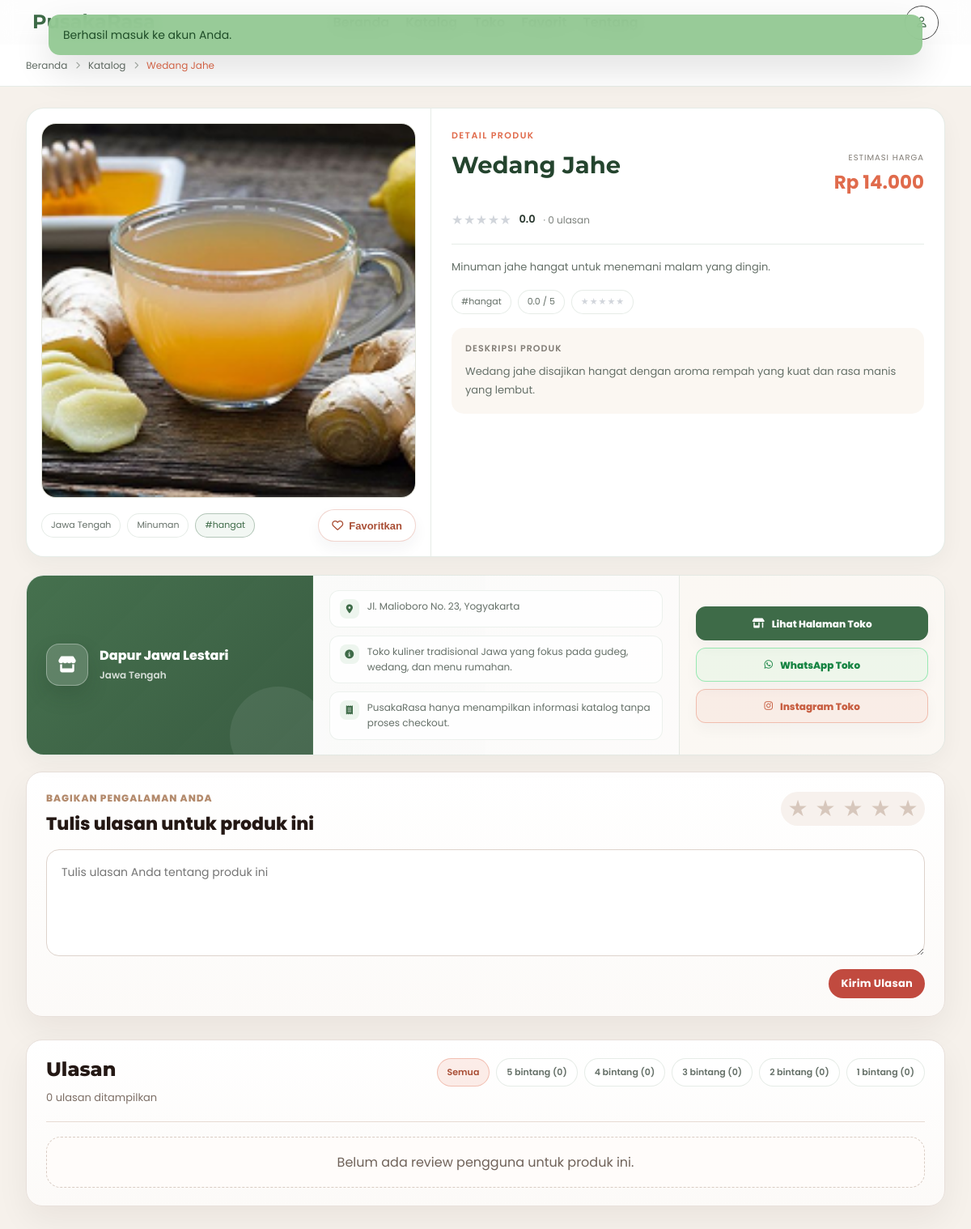
The page /product.php?slug=wedang-jahe (signed in) on the database its author committed.
### tables this page shows
CREATE TABLE IF NOT EXISTS products (
  id INT AUTO_INCREMENT PRIMARY KEY,
  store_id INT NOT NULL,
  name VARCHAR(120) NOT NULL,
  slug VARCHAR(140) NOT NULL UNIQUE,
  type ENUM('Makanan', 'Minuman') NOT NULL,
  region VARCHAR(120) NOT NULL,
  short_description TEXT NOT NULL,
  long_description TEXT NOT NULL,
  price_display VARCHAR(40) NOT NULL,
  rating DECIMAL(2,1) NOT NULL DEFAULT 0.0,
  review_count INT NOT NULL DEFAULT 0,
  tag_label VARCHAR(60) NOT NULL,
  image_path VARCHAR(255) NOT NULL,
  base_rating_total DECIMAL(10,2) NOT NULL DEFAULT 0,
  base_review_count INT NOT NULL DEFAULT 0,
  is_featured TINYINT(1) NOT NULL DEFAULT 0,
  is_active TINYINT(1) NOT NULL DEFAULT 1,
  created_at DATETIME NOT NULL,
  updated_at DATETIME NOT NULL,
  CONSTRAINT fk_products_store FOREIGN KEY (store_id) REFERENCES stores(id) ON DELETE CASCADE
);

CREATE TABLE IF NOT EXISTS product_images (
  id INT AUTO_INCREMENT PRIMARY KEY,
  product_id INT NOT NULL,
  image_path VARCHAR(255) NOT NULL,
  sort_order INT NOT NULL DEFAULT 0,
  created_at DATETIME NOT NULL,
  CONSTRAINT fk_product_images_product FOREIGN KEY (product_id) REFERENCES products(id) ON DELETE CASCADE
);

CREATE TABLE IF NOT EXISTS stores (
  id INT AUTO_INCREMENT PRIMARY KEY,
  name VARCHAR(120) NOT NULL,
  slug VARCHAR(140) NOT NULL UNIQUE,
  region VARCHAR(120) NOT NULL,
  address TEXT NOT NULL,
  whatsapp VARCHAR(30) NOT NULL,
  instagram VARCHAR(120) NOT NULL,
  description TEXT NOT NULL,
  operating_hours VARCHAR(500) NOT NULL DEFAULT 'Setiap hari, 08.00 - 21.00 WIB',
  cover_image VARCHAR(255) NOT NULL,
  is_open TINYINT(1) NOT NULL DEFAULT 1,
  is_active TINYINT(1) NOT NULL DEFAULT 1,
  created_at DATETIME NOT NULL,
  updated_at DATETIME NOT NULL
);

### config/database.php (called while the page is built, shortened)
<?php
function db(): PDO
{
    static $pdo = null;
    if ($pdo instanceof PDO) {
        return $pdo;
    }
    $host = '127.0.0.1';
    $port = 3306;
    $database = 'pusakarasa';
    $username = 'root';
    $password = '';
    $dsn = sprintf('mysql:host=%s;port=%d;dbname=%s;charset=utf8mb4', $host, $port, $database);
    $pdo = new PDO($dsn, $username, $password, [
        PDO::ATTR_ERRMODE => PDO::ERRMODE_EXCEPTION,
        PDO::ATTR_DEFAULT_FETCH_MODE => PDO::FETCH_ASSOC,
    ]);
    return $pdo;
}

### product.php (the view, shortened to what this page needs)
<?php
require_once __DIR__ . '/includes/bootstrap.php';
$slug = trim($_GET['slug'] ?? '');
$product = $slug !== '' ? find_product_by_slug($slug) : null;
$reviews = find_reviews_by_product((int) $product['id']);
$productImages = product_image_paths($product);
render_layout($product['name'], function (?array $user = null) use ($product, $reviews, $productImages): void {
    $galleryImages = array_map(static fn(string $path): string => base_path($path), $productImages);
    $galleryJson = json_encode($galleryImages, JSON_HEX_TAG | JSON_HEX_APOS | JSON_HEX_AMP | JSON_HEX_QUOT) ?: '[]';
    $reviewRatingCounts = array_fill(1, 5, 0);
    ?>
    <div class="dp-wrap">
      <div class="dp-breadcrumb">
        <a href="<?= e(base_path('index.php')) ?>">Beranda</a>
        <i class="fa-solid fa-chevron-right" aria-hidden="true"></i>
        <a href="<?= e(base_path('katalog.php')) ?>">Katalog</a>
        <i class="fa-solid fa-chevron-right" aria-hidden="true"></i>
        <span><?= e($product['name']) ?></span>
      </div>
      <div class="dp-main">
        <div class="dp-product-panel">
          <div class="dp-img-panel">
            <div class="dp-img-box dp-gallery" data-product-gallery data-images="<?= e($galleryJson) ?>">
              <img data-gallery-image src="<?= e($galleryImages[0] ?? base_path($product['image_path'])) ?>" alt="<?= e($product['name']) ?>" />
            </div>
            <div class="dp-img-meta">
              <div class="dp-img-tags">
                <span class="dp-chip"><?= e($product['region']) ?></span>
                <span class="dp-chip"><?= e($product['type']) ?></span>
                <span class="dp-chip green"><?= e($product['tag_label']) ?></span>
              </div>
              <button class="fav-btn dp-fav-btn" type="button" data-id="<?= e(favorite_product_id($product)) ?>" data-legacy-id="<?= e(favorite_product_legacy_id($product)) ?>" aria-label="Simpan ke favorit" aria-pressed="false">
                <i class="fa-regular fa-heart" aria-hidden="true"></i>
                <span>Favoritkan</span>
              </button>
            </div>
          </div>
          <div class="dp-info-panel">
            <div class="dp-eyebrow">Detail Produk</div>
            <div class="dp-product-header">
              <div>
                <div class="dp-product-name"><?= e($product['name']) ?></div>
              </div>
              <div class="dp-price-box">
                <div class="dp-price-label">Estimasi Harga</div>
                <div class="dp-price"><?= e(rupiah($product['price_display'])) ?></div>
              </div>
            </div>
            <div class="dp-rating-row">
              <span class="dp-stars"><?= rating_stars_html((float) $product['rating']) ?></span>
              <span class="dp-rating-val"><?= e(number_format((float) $product['rating'], 1)) ?></span>
              <span class="dp-rating-count">· <?= e(number_short((int) $product['review_count'])) ?> ulasan</span>
            </div>
            <p class="dp-desc"><?= e($product['short_description']) ?></p>
            <div class="dp-chips-row">
              <span class="dp-chip"><?= e($product['tag_label']) ?></span>
              <span class="dp-chip"><?= e(number_format((float) $product['rating'], 1)) ?> / 5</span>
              <span class="dp-chip"><?= rating_stars_html((float) $product['rating']) ?></span>
            </div>
            <div class="dp-history">
              <div class="dp-history-title">Deskripsi produk</div>
              <p class="dp-history-text"><?= e($product['long_description']) ?></p>
            </div>
          </div>
        </div>
        <div class="dp-store-card">
          <div class="dp-store-header">
            <div class="dp-store-avatar"><i class="fa-solid fa-store" aria-hidden="true"></i></div>
            <div>
              <div class="dp-store-name"><?= e($product['store_name']) ?></div>
              <div class="dp-store-region"><?= e($product['region']) ?></div>
            </div>
          </div>
          <div class="dp-store-body">
            <div class="dp-store-row">
              <i class="fa-solid fa-location-dot" aria-hidden="true"></i>
              <span><?= e($product['address']) ?></span>
            </div>
            <div class="dp-store-row">
              <i class="fa-solid fa-circle-info" aria-hidden="true"></i>
              <span><?= e($product['store_description']) ?></span>
            </div>
            <div class="dp-store-row">
              <i class="fa-solid fa-receipt" aria-hidden="true"></i>
              <span>PusakaRasa hanya menampilkan informasi katalog tanpa proses checkout.</span>
            </div>
          </div>
          <div class="dp-store-actions">
            <a href="<?= e(base_path('store.php?slug=' . $product['store_slug'])) ?>" class="dp-store-btn green"><i class="fa-solid fa-shop" aria-hidden="true"></i>Lihat Halaman Toko</a>
            <a href="https://wa.me/<?= e($product['whatsapp']) ?>" target="_blank" rel="noreferrer" class="dp-store-btn wa"><i class="fa-brands fa-whatsapp" aria-hidden="true"></i>WhatsApp Toko</a>
            <a href="https://instagram.com/<?= e(ltrim($product['instagram'], '@')) ?>" target="_blank" rel="noreferrer" class="dp-store-btn ig"><i class="fa-brands fa-instagram" aria-hidden="true"></i>Instagram Toko</a>
          </div>
        </div>
      </div>
      <div class="dp-review-section reviews">
        <div class="dp-review-grid">
          <div class="dp-review-form review-form">
            <form method="post">
              <div class="review-compose">
                <div class="review-compose__top">
                  <div class="dp-review-form-copy">
                    <p class="review-compose__eyebrow">Bagikan pengalaman Anda</p>
                    <h3 class="review-compose__title">Tulis ulasan untuk produk ini</h3>
                  </div>
                  <div class="dp-review-rating-control star-picker star-rating-field dp-star-row" data-selected="0" aria-label="Pilih rating bintang">
                    <?php for ($star = 5; $star >= 1; $star--): ?>
                      <label class="star-picker__button star-rating-option dp-star-option" data-value="<?= e((string) $star) ?>" aria-label="<?= e((string) $star) ?> bintang">
                        <span class="star-icon dp-star">★</span>
                      </label>
                    <?php endfor; ?>
                  </div>
                </div>
                <textarea class="input-review dp-review-textarea" name="review_text" placeholder="Tulis ulasan Anda tentang produk ini" required></textarea>
                <div class="review-compose__footer">
                  <button type="submit" class="btn-submit dp-submit-btn">Kirim Ulasan</button>
                </div>
              </div>
            </form>
          </div>
          <div class="review-list-panel">
            <div class="dp-review-header">
              <div class="dp-review-heading-copy">
                <h2 class="dp-review-title">Ulasan</h2>
                <span class="dp-review-count"><?= e(number_format(count($reviews))) ?> ulasan ditampilkan</span>
              </div>
              <div class="dp-review-filters" data-review-filters aria-label="Filter ulasan berdasarkan rating">
                <button class="dp-review-filter active" type="button" data-review-filter="all">Semua</button>
                <?php for ($filterStar = 5; $filterStar >= 1; $filterStar--): ?>
                  <button class="dp-review-filter" type="button" data-review-filter="<?= e((string) $filterStar) ?>"><?= e((string) $filterStar) ?> bintang (<?= e(number_format($reviewRatingCounts[$filterStar] ?? 0)) ?>)</button>
                <?php endfor; ?>
              </div>
            </div>
            <div class="dp-reviews-list review-list">
              <?php if (!$reviews): ?>
                <div class="review-empty empty-state">Belum ada review pengguna untuk produk ini.</div>
              <?php endif; ?>
            </div>
          </div>
        </div>
      </div>
    </div>
    <?php
}, ['hide_footer' => true]);

### assets/css/variables.css (style rules this page uses)
:root { --color-primary: #e06b4c; --color-primary-dark: #c85f42; --color-primary-darker: #c9563e; --color-secondary: #3e6b48; --color-secondary-dark: #2f3e34; --color-green: #90c790; --color-green-dark: #7fbf7f; --color-yellow: #f2c94c; --color-orange: #d4956c; --color-beige: #b8b87c; --color-white: #ffffff; --color-off-white: #fdfcfb; --color-bg-light: #f9f5f0; --color-bg-gray: #f9f9f9; --color-bg-dark: #1f2a21; --color-text-primary: #333; --color-text-secondary: #555; --color-text-tertiary: #666; --color-text-light: #6b7280; --color-text-lighter: #9ca3af; --color-text-dark: #1f2937; --color-text-darker: #111827; --color-text-muted: #aaa; --color-text-white: #f2f2f2; --color-border-light: #f0f0f0; --color-border-gray: #e5e7eb; --color-border-medium: #ddd; --color-border-dark: #444; --color-border-rgba: rgba(0, 0, 0, 0.1); --color-border-rgba-medium: rgba(101, 93, 93, 0.2); --color-star: #f59e0b; --color-success: #00c853; --color-success-dark: #009b37; --color-info: #ff8a00; --color-info-dark: #d35400; --color-danger: #ff4f64; --color-danger-dark: #c61490; --gradient-hero: linear-gradient( 135deg, var(--color-primary) 0%, var(--color-orange) 30%, var(--color-beige) 60%, var(--color-green) 100% ); --gradient-border: linear-gradient( 270deg, var(--color-primary) 0%, #ff7b7b 50%, var(--color-green) 100% ); --gradient-button: rgba(62, 107, 72, 0.12); --gradient-button-hover: rgba(62, 107, 72, 0.18); --gradient-whatsapp: rgba(62, 107, 72, 0.12); --gradient-email: rgba(224, 107, 76, 0.12); --gradient-instagram: rgba(224, 107, 76, 0.12); --gradient-login-bg: linear-gradient( 159deg, rgba(224, 107, 76, 0.6) 0%, rgba(62, 107, 72, 0.6) 100% ); --shadow-sm: 0 2px 6px rgba(0, 0, 0, 0.1); --shadow-md: 0 4px 12px rgba(0, 0, 0, 0.1); --shadow-lg: 0 6px 12px rgba(0, 0, 0, 0.06); --shadow-xl: 0 8px 16px rgba(0, 0, 0, 0.12); --shadow-2xl: 0 8px 24px rgba(0, 0, 0, 0.3); --shadow-hero: 0 8px 16px rgba(0, 0, 0, 0.2); --shadow-text: 0 4px 12px rgba(0, 0, 0, 0.4); --shadow-text-strong: 0 4px 12px rgba(0, 0, 0, 0.8); --shadow-card: 0 10px 40px rgba(0, 0, 0, 0.2); --shadow-card-hover: 0 14px 50px rgba(0, 0, 0, 0.3); --shadow-login: 0 16px 40px rgba(0, 0, 0, 0.15); --opacity-overlay: 0.3; --opacity-blur: 0.55; --opacity-bg: 0.7; --opacity-bg-high: 0.9; --backdrop-blur: blur(10px); --backdrop-blur-strong: blur(35px); }

### assets/css/base.css (style rules this page uses)
* { margin: 0; padding: 0; box-sizing: border-box; }
html { scroll-behavior: smooth; }
body { font-family: "Poppins", sans-serif; background: var(--color-bg-light); color: var(--color-text-primary); line-height: 1.6; }
img { max-width: 100%; display: block; }
a { text-decoration: none; color: inherit; }

### assets/css/style.css (style rules this page uses)
* { margin: 0; padding: 0; box-sizing: border-box; }
body { font-family: "Poppins", sans-serif; background-color: #f9f9f9; overflow-x: hidden; }
.fav-btn { position: absolute; top: 12px; right: 12px; width: 40px; height: 40px; border: none; border-radius: 50%; background: rgba(255, 255, 255, 0.9); box-shadow: 0 6px 12px rgba(0, 0, 0, 0.06); cursor: pointer; transition: transform 0.2s ease; }
.fav-btn::before { content: "🤍"; font-size: 18px; display: block; text-align: center; line-height: 40px; }

### assets/css/app/detail-favorites.css (style rules this page uses)
.star-rating-field { display: inline-flex; flex-direction: row-reverse; gap: 8px; padding: 14px 16px; border-radius: 18px; background: linear-gradient(180deg, #fff, #fbf7f2); border: 1px solid rgba(62, 107, 72, 0.08); margin-top: 10px; }
.star-rating-option { position: relative; cursor: pointer; color: #d9d4ca; transition: transform 0.16s ease, color 0.16s ease; }
.star-rating-option .star-icon { display: block; font-size: 34px; line-height: 1; }
.review-list { display: grid; gap: 16px; margin-top: 18px; }

### assets/css/app/profile-table.css (style rules this page uses)
.btn-submit { display: inline-flex; align-items: center; gap: 9px; padding: 13px 28px; border-radius: 14px; border: 1px solid rgba(47, 82, 56, 0.28); background: rgba(62, 107, 72, 0.12); color: var(--color-primary-dark); font-size: 14px; font-weight: 700; font-family: "Poppins", sans-serif; cursor: pointer; letter-spacing: 0.02em; box-shadow: 0 10px 28px rgba(224, 107, 76, 0.28); transition: transform 0.18s ease, box-shadow 0.18s ease, filter 0.18s ease; white-space: nowrap; }
.empty-state { color: #666; text-align: center; padding: 24px; }

### rows shown on the page
products: name "Wedang Jahe", id.image_path (picture), region "Jawa Tengah", type "Minuman", tag_label "#hangat", price_display "Rp 14.000", short_description "Minuman jahe hangat untuk menemani malam yang dingin.", long_description "Wedang jahe disajikan hangat dengan aroma rempah yang kuat dan rasa manis yang lembut.", store.name "Dapur Jawa Lestari", store.address "Jl. Malioboro No. 23, Yogyakarta", store.description "Toko kuliner tradisional Jawa yang fokus pada gudeg, wedang, dan menu rumahan."

### other values the page prints
$flash['message'] "Berhasil masuk ke akun Anda."
app_name() "PusakaRasa"
$product['rating'] "0.0"
number_short((int) $product['review_count']) "0"
count($reviews) "0"
$reviewRatingCounts[$filterStar] "0"
